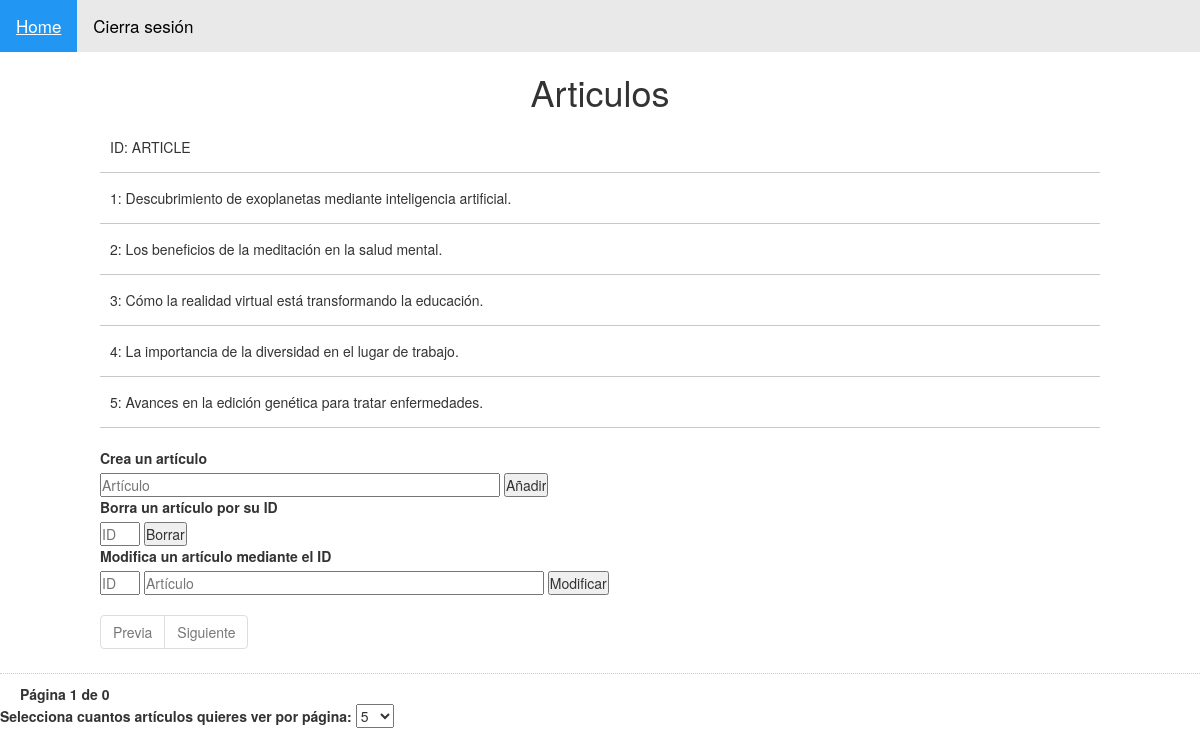
The page /Controladors/webLogada.php (signed in) on the database as committed earlier.
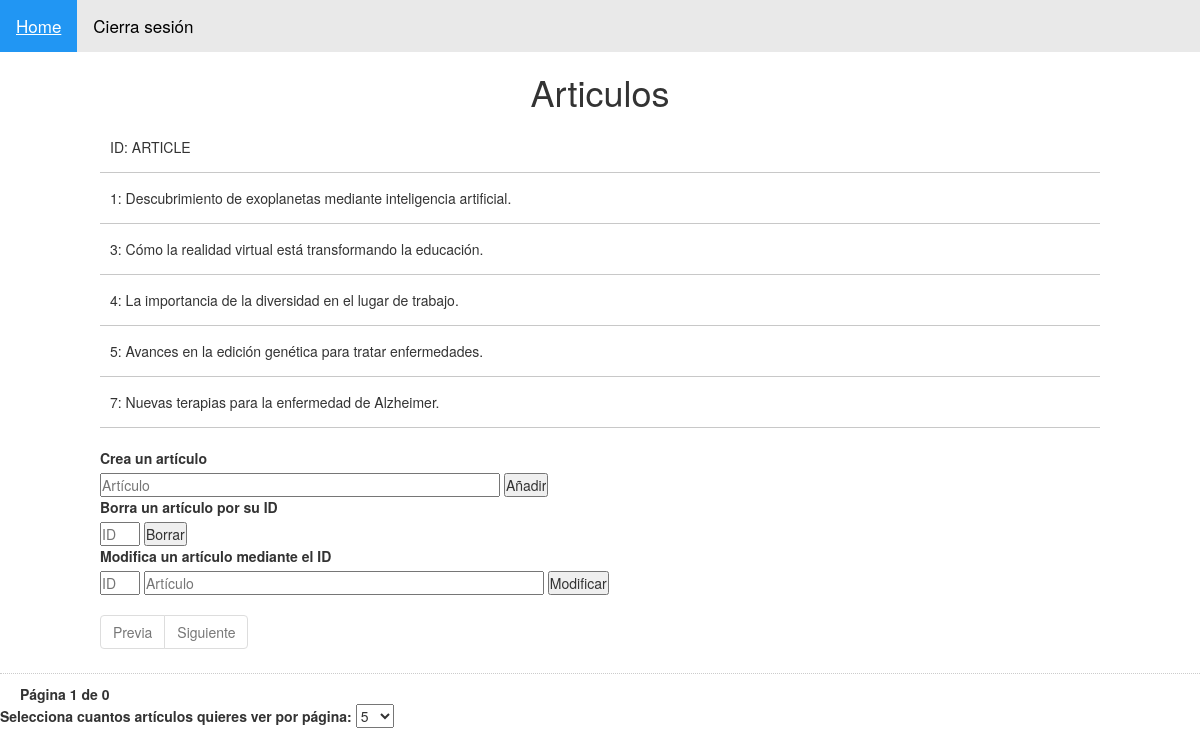
The same page on the database as committed later.
### tables this page shows
CREATE TABLE `articles` (
  `id` int(11) NOT NULL,
  `article` text NOT NULL,
  `id_usuaris` int(10) UNSIGNED NOT NULL
);

### Controladors/webLogada.php (called while the page is built, shortened)
<?php
require_once "../mainFunctions.php";
if (isset($_GET['seleccionArticulos'])) {
  $articulosPorPagina = $_GET['seleccionArticulos'];
  setcookie('articulosPorPagina', $articulosPorPagina);
} elseif (isset($_COOKIE['articulosPorPagina'])) {
  $articulosPorPagina = $_COOKIE['articulosPorPagina'];
} else {
  $articulosPorPagina = 5;
}
if (isset($_GET['pagina']) && $_GET['pagina']!="" && is_numeric($_GET['pagina'])) {
  $paginaActual = $_GET['pagina'];
  } else {
      $paginaActual = 1;
      }
try {
    $conn = new PDO("mysql:host=" . DB_SERVER . ";dbname=" . DB_NAME, DB_USERNAME, DB_PASSWORD);
    $numPagines = obtenirTotalPagines($conn, $articulosPorPagina);
} catch(PDOException $e) {
    echo "Error: " . $e->getMessage();
  }
  if ($paginaActual > $numPagines || $paginaActual <= 0){
    $paginaActual = 1;
  }
function obtenirTotalPagines($conn, $articulosPorPagina){
  $stmt = $conn->prepare("SELECT COUNT(*) FROM articles WHERE id_usuaris = ?");
  $stmt->bindParam(1, $_SESSION['idUser']);
  $stmt->execute();
  $totalArticles = $stmt->fetchColumn();
  $totalPagines = ceil($totalArticles / $articulosPorPagina);
  return $totalPagines;
}
include "../Vistes/webLogada.vista.php"
?>

### mainFunctions.php (the view, shortened to what this page needs)
<?php
function mostrarArticulosUsersBBDD($conn, $articulosPorPagina, $offset, $usuariLogat){
  $idUser = $_SESSION['idUser'];
  $stmt = $conn->prepare("SELECT * FROM articles WHERE id_usuaris = :idUser LIMIT :offset, :articulosPorPagina");
  $stmt->bindParam(':offset', $offset, PDO::PARAM_INT);
  $stmt->bindParam(':articulosPorPagina', $articulosPorPagina, PDO::PARAM_INT);
  $stmt->bindParam(':idUser', $idUser, PDO::PARAM_INT);
  $stmt->execute();
  echo '<ul>';
  echo '<li>' . "ID" . ': ' . "ARTICLE" . '</li>';
  while ($resultat = $stmt->fetch(PDO::FETCH_ASSOC)) {
      echo '<li>' . $resultat['id'] . ': ' . htmlspecialchars($resultat['article']) . '</li>';
  }
  echo '</ul>';
}
?>

### Vistes/webLogada.vista.php (shortened to what this page needs)
<!DOCTYPE html>
<html lang="en">
<?php
require_once "../mainFunctions.php";
?>
<head>
	<link rel="stylesheet" href="../Estils/estils_pt03.css">
	<link rel="stylesheet" href="https://maxcdn.bootstrapcdn.com/bootstrap/3.4.1/css/bootstrap.min.css">
</head>
<body>
	<div class="topnav">
		<a class="active" href="../Controladors/webLogada.php">Home</a>
		<a href="../Controladors/logout.php">Cierra sesión</a>
	</div>
	<div class="contenidor">
		<h1>Articulos</h1>
		<section class="articles">
			<?php
			mostrarArticulosUsersBBDD($conn, $articulosPorPagina, $offset, $_SESSION['user']);
			?>
		</section>
		<div class="AccionsUsuaris">
			<label>Crea un artículo</label>
			<form action="../Controladors/insertController.php" method="post">
				<input type="text" name="article" placeholder="Artículo" style="width : 400px; heigth : 400px">
				<input type="submit" name="enviaArticle" value="Añadir">
			</form>
			<label>Borra un artículo por su ID</label>
			<form action="../Controladors/deleteController.php" method="post">
				<input type="text" style="width : 40px; heigth : 40px" name="id" placeholder="ID">
				<input type="submit" name="esborraArticle" value="Borrar">
			</form>
			<label>Modifica un artículo mediante el ID</label>
			<form action="../Controladors/modifyController.php" method="post">
				<input type="text" style="width : 40px; heigth : 40px" name="id" placeholder="ID">
				<input type="text" name="article" value="<?php if(isset($_POST['article']) && !empty($erroresModify)){echo ($_POST['article']);} ?>" placeholder="Artículo" style="width : 400px; heigth : 400px">
				<input type="submit" name="modificaArticle" value="Modificar">
			</form>
		</div>
		<ul class="pagination">
			<li <?php if ($paginaActual <= 1) {
					echo "class='disabled'";
				} ?>>
				<a <?php if ($paginaActual > 1) {
						echo "href='?pagina=$paginaPrevia'";
					} ?>>Previa</a>
			</li>
			<li <?php if ($paginaActual >= $numPagines) {
					echo "class='disabled'";
				} ?>>
				<a <?php if ($paginaActual < $numPagines) {
						echo "href='?pagina=$siguientePagina'";
					} ?>>Siguiente</a>
			</li>
		</ul>
	</div>
</body>
<footer>
	<div style='padding: 10px 20px 0px; border-top: dotted 1px #CCC;'>
		<strong>Página <?php echo $paginaActual . " de " . $numPagines; ?></strong>
	</div>
	<div class="form-group">
		<form action="../Controladors/webLogada.php" method="GET">
			<label for="seleccionArticulos">Selecciona cuantos artículos quieres ver por página: </label>
			<select id="seleccionArticulos" name="seleccionArticulos" onchange="this.form.submit()">
				<option value="5" <?php if ($articulosPorPagina == 5) echo 'selected'; ?>>5</option>
			</select>
		</form>
		<br>
	</div>
</footer>
</html>

### Estils/estils_pt03.css (style rules this page uses)
* { margin: 0; padding: 0; -webkit-box-sizing: border-box; -moz-box-sizing: border-box; box-sizing: border-box; }
body { background: #e9e9e9; color: #2e2e2e; font-family: 'Open Sans Condensed', sans-serif; }
.contenidor { width: 90%; max-width: 1000px; margin: auto; }
h1 { margin: 20px 0; text-align: center; font-family: 'Open Sans Condensed', sans-serif; color: #1b4a81; font-weight: black; }
.contenidor .articles { margin-bottom: 20px; }
.contenidor .articles ul { list-style: none; }
.contenidor .articles ul li { padding:15px 10px; border-bottom: 1px solid #c8c8c8; }
* { box-sizing: border-box; }
.topnav { overflow: hidden; background-color: #e9e9e9; }
.topnav a { float: left; display: block; color: black; text-align: center; padding: 14px 16px; text-decoration: none; font-size: 17px; }
.topnav a.active { background-color: #2196F3; color: white; }

Rows that differ between the two databases and show on the page:
removed articles: id "2", article "Los beneficios de la meditación en la salud mental."
now on this page (row unchanged): articles: id "7", article "Nuevas terapias para la enfermedad de Alzheimer."
